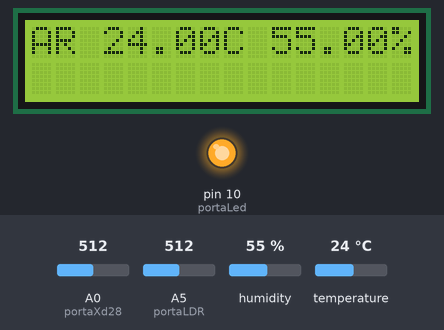
Recording of a sketch running on a simulated Arduino Uno, built with avr-gcc and run on an emulated ATmega328P. On the bench: 16×2 character LCD, output pins drawn as LEDs (lit = HIGH). Inputs (shaded band) come from the test bench; at power-on: A5 (portaLDR) = 512, humidity 55 %, temperature 24 °C, A0 (portaXd28) = 512. What the sketch prints to the serial monitor is not drawn.

Above: at 1.2 s.
1.3 s: A5 (portaLDR) set to 312
7.3 s: A5 (portaLDR) set to 287
At 11.4 s:
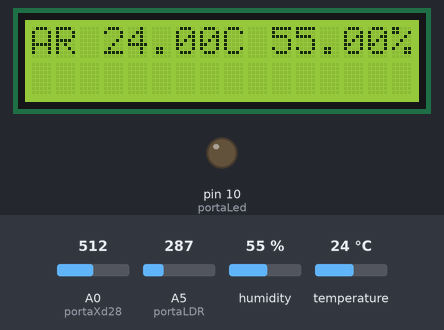
13.3 s: humidity set to 22 %
At 15.6 s:
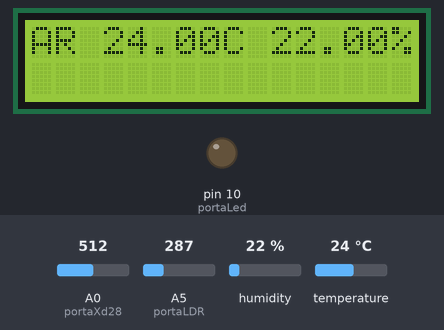
19.3 s: temperature set to 12 °C
At 21.1 s:
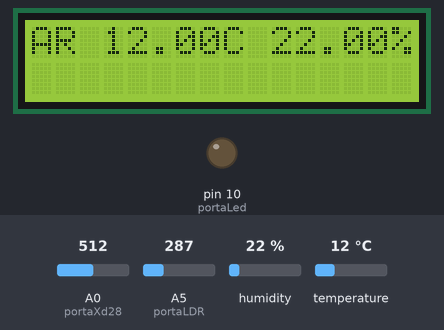
36.1 s: humidity set to 40 %
At 41.6 s:
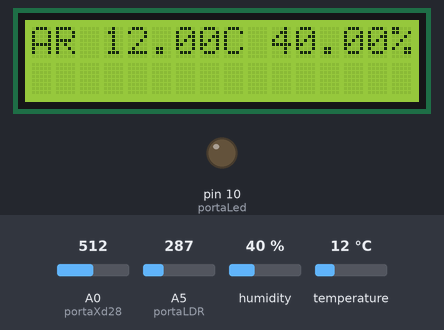
Timing chart, 0 to 43.1 s (numbered marks = the images above; inputs shaded):
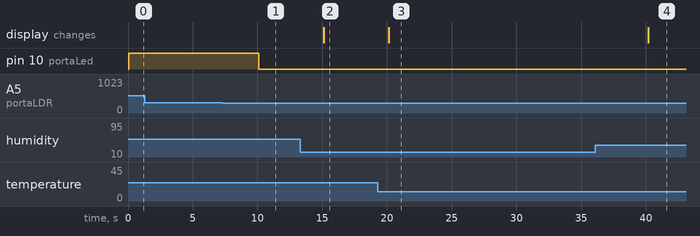

The sketch:

estacao.ino
```cpp
//#include <Adafruit_Sensor.h>
#include <LiquidCrystal.h>
#include <DHT.h>

// Pino conectado ao pino de dados do sensor
#define DHTPIN 11

// Sensor DHT 22  (AM2302)
#define DHTTYPE DHT22

//Define os pinos que serão utilizados para ligação ao display
LiquidCrystal lcd(7, 6, 5, 4, 3, 2);

// Definicoes do sensor : pino, tipo
DHT dht(DHTPIN, DHTTYPE);

int portaLed = 10; // Porta a ser utilizada para ligar o led

int portaLDR = A5; // Porta analógica utilizada pelo LDR
int portaXd28 = A0; // Porta analógica sensor de solo

// variaveis com dados dos sensores
float temp = 0;
float humid = 0;

void setup() {
  Serial.begin(9600);

  //Define o número de colunas e linhas do LCD
  lcd.begin(16, 2);

  pinMode(portaLed, OUTPUT); //Define a porta do Led como saída
  pinMode(portaXd28, INPUT); // Define porta de entrada do sensor de solo

  Serial.println("Aguardando dados...");
  // Iniclaiza o sensor DHT
  dht.begin();

}

void loop() {


  // Leitura da umidade
  humid = dht.readHumidity();
  // Leitura da temperatura (Celsius)
  temp = dht.readTemperature();

  // Verifica se o sensor esta respondendo
  if (isnan(humid) || isnan(temp))
  {
    Serial.println("Falha ao ler dados do sensor DHT !!!");
    return;
  }


  /*Serial.println("-----------------------");
  Serial.print("Temperatura: ");
  Serial.print(t);
  Serial.println(" C");

  Serial.print("Umidade: ");
  Serial.print(h);
  Serial.println(" %");*/

  sensorLight();
  sensorSoilHumidity();

  printLcd();

  // Aguarda segundos entre as medicoes
  delay(5000);

}

void sensorLight() {

  int state = analogRead(portaLDR);  //Lê o valor fornecido pelo LDR

  Serial.print("Current Light: ");
  Serial.println(state);


  // Caso o valor lido na porta analógica seja maior do que
  if (state > 300)
  {
    digitalWrite(portaLed, HIGH);
    Serial.print("Lumin:Off\r\n");
  }
  else  //Caso contrário, apaga o led
  {
    digitalWrite(portaLed, LOW);
    Serial.print("Lumin:On\r\n");
  }


}

void sensorSoilHumidity() {
  // Le o valor do pino A0 do sensor
  int valor_analogico = analogRead(portaXd28);

  //Solo umido
  if (valor_analogico > 0 && valor_analogico < 400)
  {
    Serial.println("Solo: umido\r\n");
  }

  //Solo com umidade moderada
  if (valor_analogico > 400 && valor_analogico < 800)
  {
    Serial.println("Solo: umidade moderada\r\n");
  }

  //Solo seco
  if (valor_analogico > 800 && valor_analogico < 1024)
  {
    Serial.println("Solo: seco\r\n");
  }
}

void printLcd() {
  //Limpa a tela
  lcd.clear();

  //Posiciona o cursor na coluna 0, linha 0;
  lcd.setCursor(0, 0);
  lcd.print("AR ");

  // imprime a temperatura
  lcd.setCursor(3, 0);
  lcd.print(temp);
  lcd.setCursor(8, 0);
  lcd.print("C");

  lcd.setCursor(10, 0);
  lcd.print(humid);
  lcd.setCursor(15, 0);
  lcd.print("%");

}

/*void printLcd() {
  //Limpa a tela
  lcd.clear();
  //Posiciona o cursor na coluna 3, linha 0;
  lcd.setCursor(3, 0);
  //Envia o texto entre aspas para o LCD
  lcd.print("KREBSCODE!");
  lcd.setCursor(3, 1);
  lcd.print(" LCD 16x2");
  //delay(5000);

  //Rolagem para a esquerda
  for (int posicao = 0; posicao < 3; posicao++)
  {
    lcd.scrollDisplayLeft();
    delay(300);
  }

  //Rolagem para a direita
  for (int posicao = 0; posicao < 6; posicao++)
  {
    lcd.scrollDisplayRight();
    delay(300);
  }
}*/
```

Measured:
- the behaviour switches between 301 and 300 on A5 (portaLDR) (found by bisection; images 0 and 1)
- after the input at 1.3 s, every drawn part: stays the same
- after the input at 7.3 s, pin 10 (portaLed): HIGH → LOW after 2.8 s
- after the input at 13.3 s, the display: changes after 1.8 s (image 2)
- after the input at 19.3 s, the display: changes after 0.83 s (image 3)
- after the input at 36.1 s, the display: changes after 4.1 s (image 4)
